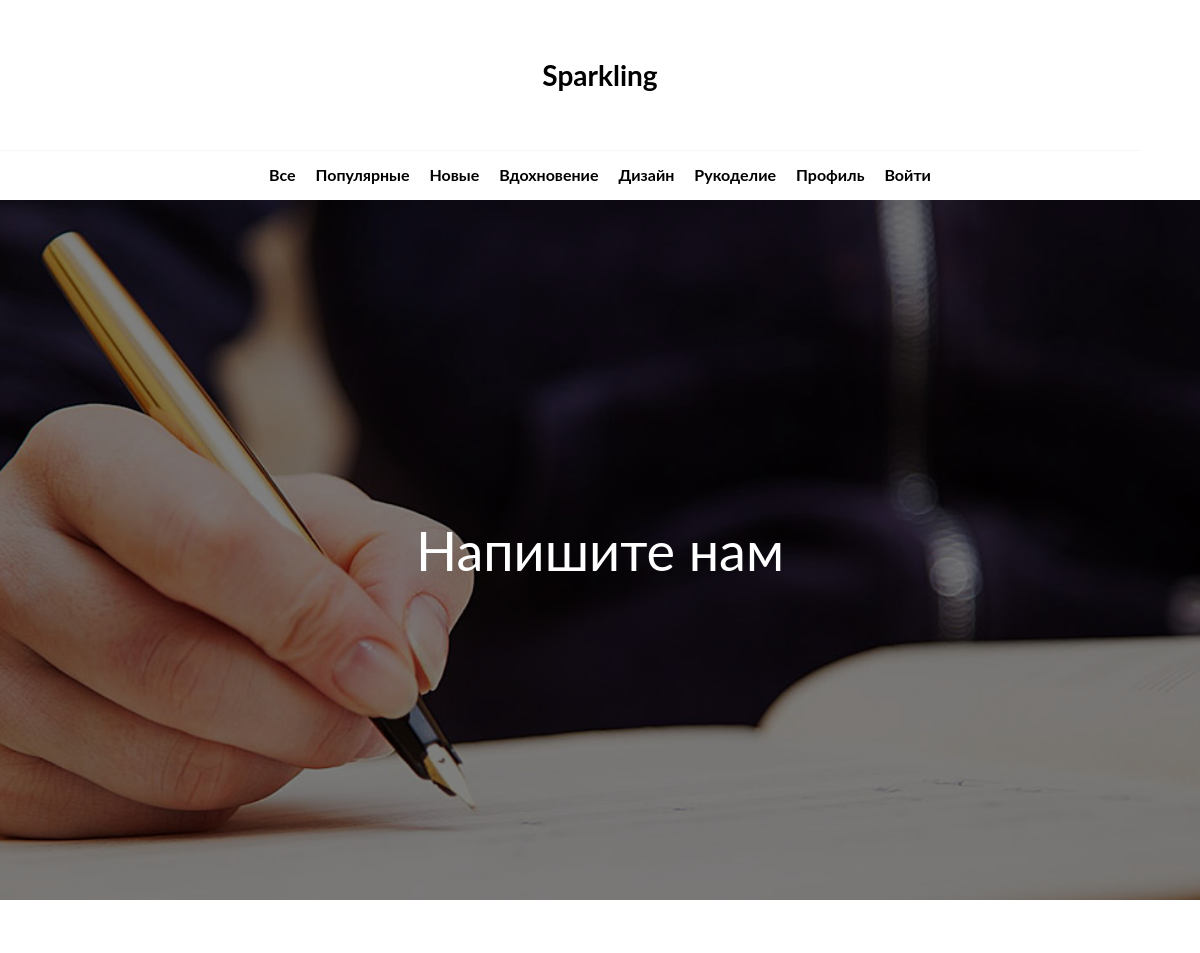
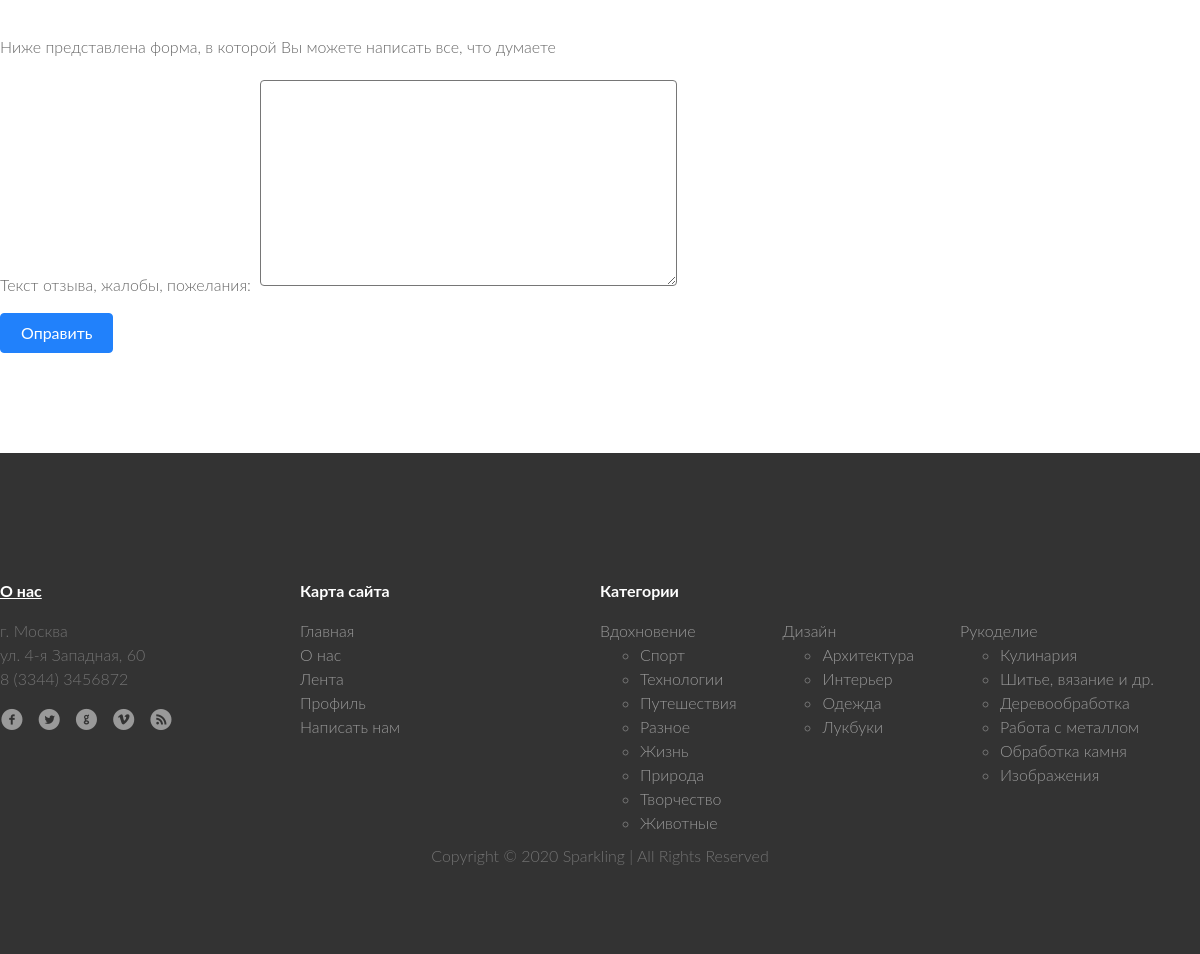
Page /main/contact/ on the committed database (2 pictures, top to bottom).
### main/models.py (models this page shows)
class Part(models.Model):
    name = models.CharField("Название", max_length=20)
    class Meta:
        verbose_name = "Раздел"
        verbose_name_plural = "Разделы"
    def __str__(self):
        return str(self.name)

class Category(models.Model):
    name = models.CharField("Название", max_length=20)
    colr = models.CharField("Цвет", max_length=10)
    part = models.ForeignKey(Part, on_delete=models.SET_DEFAULT, related_name="category", default=Part.objects.get(name="Вдохновение").id)
    class Meta:
        verbose_name = "Категория"
        verbose_name_plural = "Категории"
    def __str__(self):
        return str(self.name)

### main/views.py (the view)
# urls.py: path('contact/', main_views.contact, name='contact'),
def contact(request):
    if request.method == 'POST':
        letter_form = LetterForm(request.POST)
        new_letter = letter_form.save(commit=False)
        if request.user.is_authenticated:
            new_letter.user = request.user
        new_letter.save()
        return HttpResponseRedirect('{}?sent=True'.format(reverse('contact', kwargs={})))
    else:
        letter_form = LetterForm()
        return render(request, 'main/contact.html', {
            'parts': my_models.Part.objects.all(),
            "letter_form": letter_form,
            "sent": request.GET.get("sent", False),
        })

### main/forms.py
class LetterForm(forms.ModelForm):
    class Meta:
        model = Letter
        fields = ("text", )

### templates/main/contact.html (shortened to what this page needs)
{% extends "main/base.html" %}
{% load static %}
{% block body_class %}contact{% endblock %}
{% block main_block %}
    <section class="banner">
        <div class="banner-overlay">
            <div class="banner__content">
                <h1>{% if sent %}Спасибо за Ваше письмо!{% else %}Напишите нам{% endif %}</h1>
            </div>
        </div>
    </section>
    <main>
        {% if sent %}
            <br><br><br>
            <h2 class="visually-hidden">Продолжить серфинг</h2>
            <p>Вы можете продолжить серфинг по нашему сервису</p>
            <div><a class="button" href="{% url 'index' %}">На главную</a></div><br>
            <div><a class="button" href="{% url 'profile' %}">Профиль</a></div><br>
            <div><a class="button" href="{% url 'feed' %}">Лента</a></div><br>
        {% else %}
            <br><br><br>
            <p>Ниже представлена форма, в которой Вы можете написать все, что думаете</p>
            <form method="POST">
                {{ letter_form.as_p }}
                <button class="button" type="submit">Оправить</button>
            </form>
        {% endif %}
    </main>
{% endblock %}

### templates/main/base.html (shortened to what this page needs)
{% load static %}
<!DOCTYPE html>
<html lang="ru">
<head>
    <link rel="stylesheet" href="{% static 'css/normalize.css' %}">
    <link rel="stylesheet" href="{% static 'css/style.css' %}">
</head>
<body class="{% block body_class %}base{% endblock %}">
    <header>
        <div class="main-logo-wrapper">
            <a class="main-logo" href="{% url 'index' %}" title="Главная">Sparkling</a>
        </div>
        <nav class="header-nav">
            <ul>
                <li>
                    <a href="{% url 'feed' %}">Все</a>
                </li>
                <li>
                    <a href="{% url 'feed' %}?sort=popular">Популярные</a>
                </li>
                <li>
                    <a href="{% url 'feed' %}?sort=new">Новые</a>
                </li>
                {% for part in parts %}
                    <li class="nav__drop-down-parent">
                        <a href="{% url 'feed' %}?part_id={{ part.id }}">{{ part }}</a>
                    </li>
                {% endfor %}
                <li>
                    <a href="{% url 'profile' %}">Профиль</a>
                </li>
                <li>
                    {% if request.user.is_authenticated %}
                        <a href="{% url 'logout' %}">Выйти</a>
                    {% else %}
                        <a href="{% url 'login' %}">Войти</a>
                    {% endif %}
                </li>
            </ul>
        </nav>
    </header>
    {% block main_block %}
    {% endblock %}
    <footer>
        <div class="footer-wrapper">
            <div class="footer__contacts">
                <h3><a class="h3" href="{% url 'about' %}">О нас</a></h3>
                <p>г. Москва<br>ул. 4-я Западная, 60<br>8 (3344) 3456872</p>
                <ul class="footer__socials">
                    <li><a href="#">f</a></li>
                    <li><a href="#">l</a></li>
                    <li><a href="#">g</a></li>
                    <li><a href="#">v</a></li>
                    <li><a href="#">r</a></li>
                </ul>
            </div>
            <div class="footer__map">
                <h3>Карта сайта</h3>
                <ul>
                    <li><a href="{% url 'index' %}">Главная</a></li>
                    <li><a href="{% url 'about' %}">О нас</a></li>
                    <li><a href="{% url 'feed' %}">Лента</a></li>
                    <li><a href="{% url 'profile' %}">Профиль</a></li>
                    <li><a href="{% url 'contact' %}">Написать нам</a></li>
                </ul>
            </div>
            <div class="footer__categories">
                <h3>Категории</h3>
                <ul>
                {% for part in parts %}
                    <li class="nav__drop-down-parent">
                        <a href="{% url 'feed' %}?part_id={{ part.id }}">{{ part }}</a>
                        <ul class="nav__drop-down-child">
                            {% for categorr in part.category.all %}
                                <li>
                                    <a href="{% url 'feed' %}?category_id={{ categorr.id }}">{{ categorr }}</a>
                                </li>
                            {% endfor %}
                        </ul>
                    </li>
                {% endfor %}
                </ul>
            </div>
        </div>
        <div class="footer__copyright">
            <p>Copyright © 2020 Sparkling | All Rights Reserved</p>
        </div>
    </footer>
</body>
</html>

### static/css/style.css (style rules this page uses)
* { -webkit-box-sizing: border-box; -moz-box-sizing: border-box; box-sizing: border-box; }
body { font-weight: 300; font-family: "Lato", sans-serif; font-size: 16px; line-height: 24px; color: #666666; text-align: left; background-color: #ffffff; }
a { color: #666666; }
h1, .h1 { font-weight: 400; font-size: 54px; line-height: 81px; color: #000000; }
h3, .h3 { font-weight: 700; font-size: 24px; line-height: 36px; color: #000000; }
input[type="text"], input[type="password"], input[type="email"], textarea, select { background-color: #ffffff; border-style: solid; color: #666666; border-width: 1px; padding: 10px 20px; border-radius: 4px; margin: 5px; }
.button, a.button { display: inline-block; font-weight: 400; color: #ffffff; background-color: #0974fb; text-decoration: none; border-style: solid; border-color: #0974fb; border-width: 1px; padding: 10px 20px; border-radius: 4px; text-align: center; opacity: 0.9; }
header { width: 100%; height: 200px; margin: 0; padding: 0; }
header::before { content: ""; position: absolute; top: 150px; width: 95%; height: 1px; background-color: #f7f7f7; }
.main-logo-wrapper { height: 150px; display: flex; align-items: center; justify-content: center; width: 1200px; margin: 0 auto; }
.main-logo-wrapper a { font-weight: 700; font-size: 28px; line-height: 42px; color: #000000; text-decoration: none; }
.header-nav { height: 50px; width: 1200px; margin: 0 auto; padding: 0; }
.header-nav > ul { padding: 0; margin: 0; height: 100%; width: 100%; list-style: none; display: flex; flex-direction: row; justify-content: center; align-items: center; }
.header-nav > ul > li { display: flex; align-items: center; justify-content: center; height: 100%; }
.header-nav a { display: block; text-decoration: none; padding: 10px; }
.header-nav > ul > li > a { color: #000000; font-weight: 700; }
.header-nav .nav__drop-down-parent { position: relative; }
.banner { color: #ffffff; width: 100%; height: 700px; background-color: #f7f7f7; background-image: url("../img/banner.jpeg"); background-position: center center; background-repeat: no-repeat; background-size: cover; }
.banner h1, .banner .h1 { width: 100% ; text-align: center; text-decoration: none; color: #ffffff; }
.banner-overlay { width: 100%; height: 100%; background-color: rgba(0, 0, 0, 0.5); display: flex; align-items: center; justify-content: center; }
.banner__content { width: 1200px; display: flex; flex-direction: column; align-items: center; justify-content: center; }
.contact .banner { background-image: url("../img/banner-contact.jpg"); }
main { width: 1200px; margin: 0 auto; padding-bottom: 100px; }
footer { width: 100%; margin: 0; padding: 70px 0; background-color: #333333; color: #737373; }
footer a { color: #999999; }
footer h3, footer .h3 { color: #ffffff; font-size: 16px; line-height: 24px; }
.footer-wrapper { width: 1200px; margin: 0 auto; margin-top: 40px; margin-bottom: 25px; display: flex; flex-direction: row; align-items: flex-start; justify-content: space-between; }
.footer__copyright { width: 100%; text-align: center; margin: 0 auto; }
.footer__contacts, .footer__map { width: calc(1200px / 4); }
.footer__categories { width: calc(1200px / 2); }
.footer__contacts > ul, .footer__map > ul, .footer__categories > ul { margin: 0; padding: 0; list-style: none; }
.footer__contacts > ul a, .footer__map > ul a, .footer__categories > ul a { text-decoration: none; }
.footer__socials li { list-style: none; display: inline-block; font-family: 'Socialico', serif; font-size: 30px; line-height: 32px; letter-spacing: 0.30em; }
.footer__categories > ul { display: flex; flex-direction: column; flex-wrap: wrap; max-height: 200px; }

### rows in the picture
Part: name "Вдохновение"
Part: name "Дизайн"
Part: name "Рукоделие"
Category: name "Спорт"
Category: name "Технологии"
Category: name "Путешествия"
Category: name "Разное"
Category: name "Жизнь"
Category: name "Природа"
Category: name "Творчество"
Category: name "Животные"
Category: name "Архитектура"
Category: name "Интерьер"
Category: name "Одежда"
Category: name "Лукбуки"
Category: name "Кулинария"
Category: name "Шитье, вязание и др."
Category: name "Деревообработка"
Category: name "Работа с металлом"
Category: name "Обработка камня"
Category: name "Изображения"
